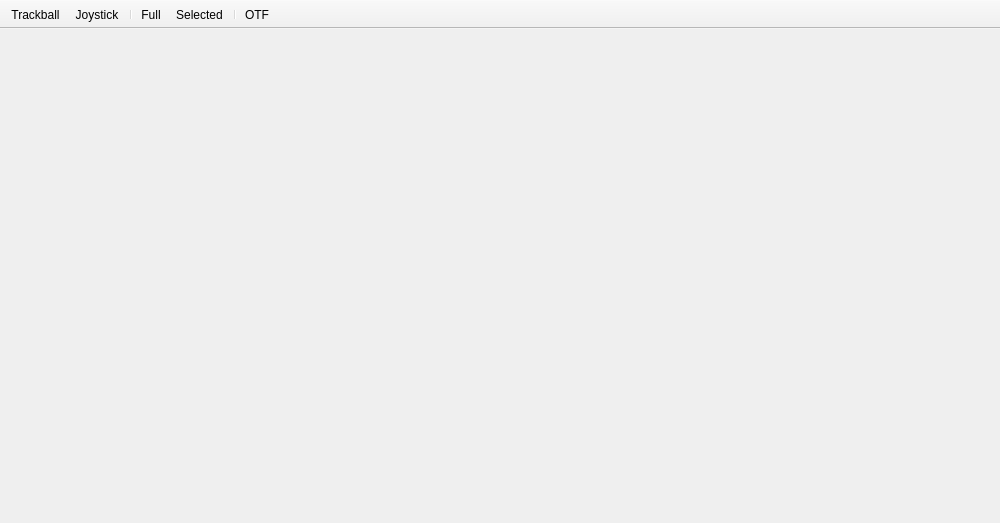
<?xml version="1.0" encoding="UTF-8"?>
<ui version="4.0">
 <class>Stereoscopic</class>
 <widget class="QMainWindow" name="Stereoscopic">
  <property name="geometry">
   <rect>
    <x>0</x>
    <y>0</y>
    <width>1000</width>
    <height>523</height>
   </rect>
  </property>
  <property name="windowTitle">
   <string>Stereoscopic</string>
  </property>
  <widget class="QWidget" name="centralWidget">
   <layout class="QGridLayout" name="gridLayout">
    <property name="leftMargin">
     <number>0</number>
    </property>
    <property name="topMargin">
     <number>0</number>
    </property>
    <property name="rightMargin">
     <number>0</number>
    </property>
    <property name="bottomMargin">
     <number>0</number>
    </property>
    <item row="0" column="0">
     <widget class="QVTKWidget" name="vtkWidget"/>
    </item>
   </layout>
  </widget>
  <widget class="QToolBar" name="toolBar">
   <property name="windowTitle">
    <string>toolBar</string>
   </property>
   <property name="movable">
    <bool>false</bool>
   </property>
   <property name="allowedAreas">
    <set>Qt::NoToolBarArea</set>
   </property>
   <property name="floatable">
    <bool>true</bool>
   </property>
   <attribute name="toolBarArea">
    <enum>TopToolBarArea</enum>
   </attribute>
   <attribute name="toolBarBreak">
    <bool>false</bool>
   </attribute>
   <addaction name="actionTrackball"/>
   <addaction name="actionJoystick"/>
   <addaction name="separator"/>
   <addaction name="actionFull"/>
   <addaction name="actionSelected"/>
   <addaction name="separator"/>
   <addaction name="actionOTF"/>
  </widget>
  <action name="actionExit">
   <property name="text">
    <string>Exit</string>
   </property>
  </action>
  <action name="actionTrackball">
   <property name="text">
    <string>Trackball</string>
   </property>
   <property name="toolTip">
    <string>Use Trackball Interactor</string>
   </property>
  </action>
  <action name="actionJoystick">
   <property name="text">
    <string>Joystick</string>
   </property>
   <property name="toolTip">
    <string>Use Joystick Interactor</string>
   </property>
  </action>
  <action name="actionFull">
   <property name="text">
    <string>Full</string>
   </property>
   <property name="toolTip">
    <string>View Full Data</string>
   </property>
  </action>
  <action name="actionSelected">
   <property name="text">
    <string>Selected</string>
   </property>
   <property name="toolTip">
    <string>View Selected Data</string>
   </property>
  </action>
  <action name="actionOTF">
   <property name="text">
    <string>OTF</string>
   </property>
   <property name="toolTip">
    <string>Show OTF Graph</string>
   </property>
  </action>
 </widget>
 <customwidgets>
  <customwidget>
   <class>QVTKWidget</class>
   <extends>QWidget</extends>
   <header>QVTKWidget.h</header>
  </customwidget>
 </customwidgets>
 <resources/>
 <connections/>
</ui>
